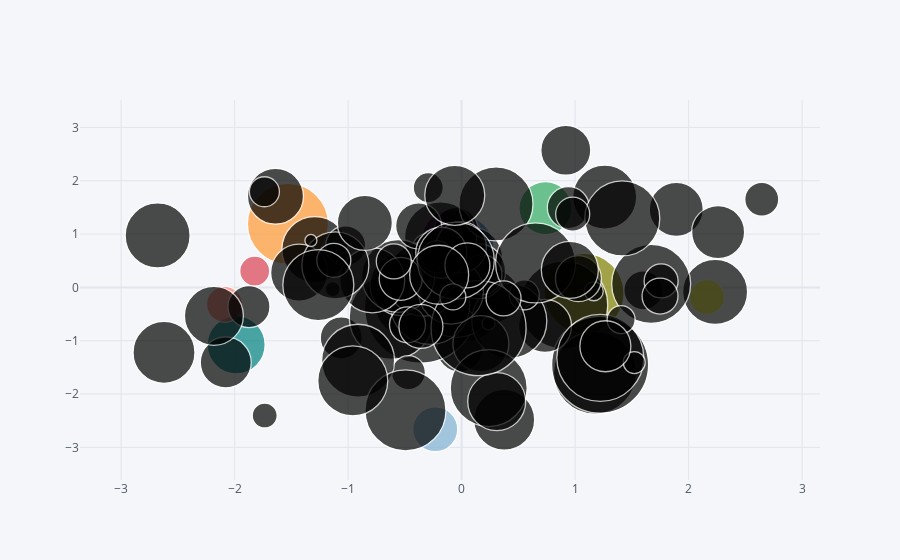

Notebook code cell kept with this figure:
### Code cell
df.iplot(kind = 'bubble', x = 'A', y = 'B', size = 'C')
